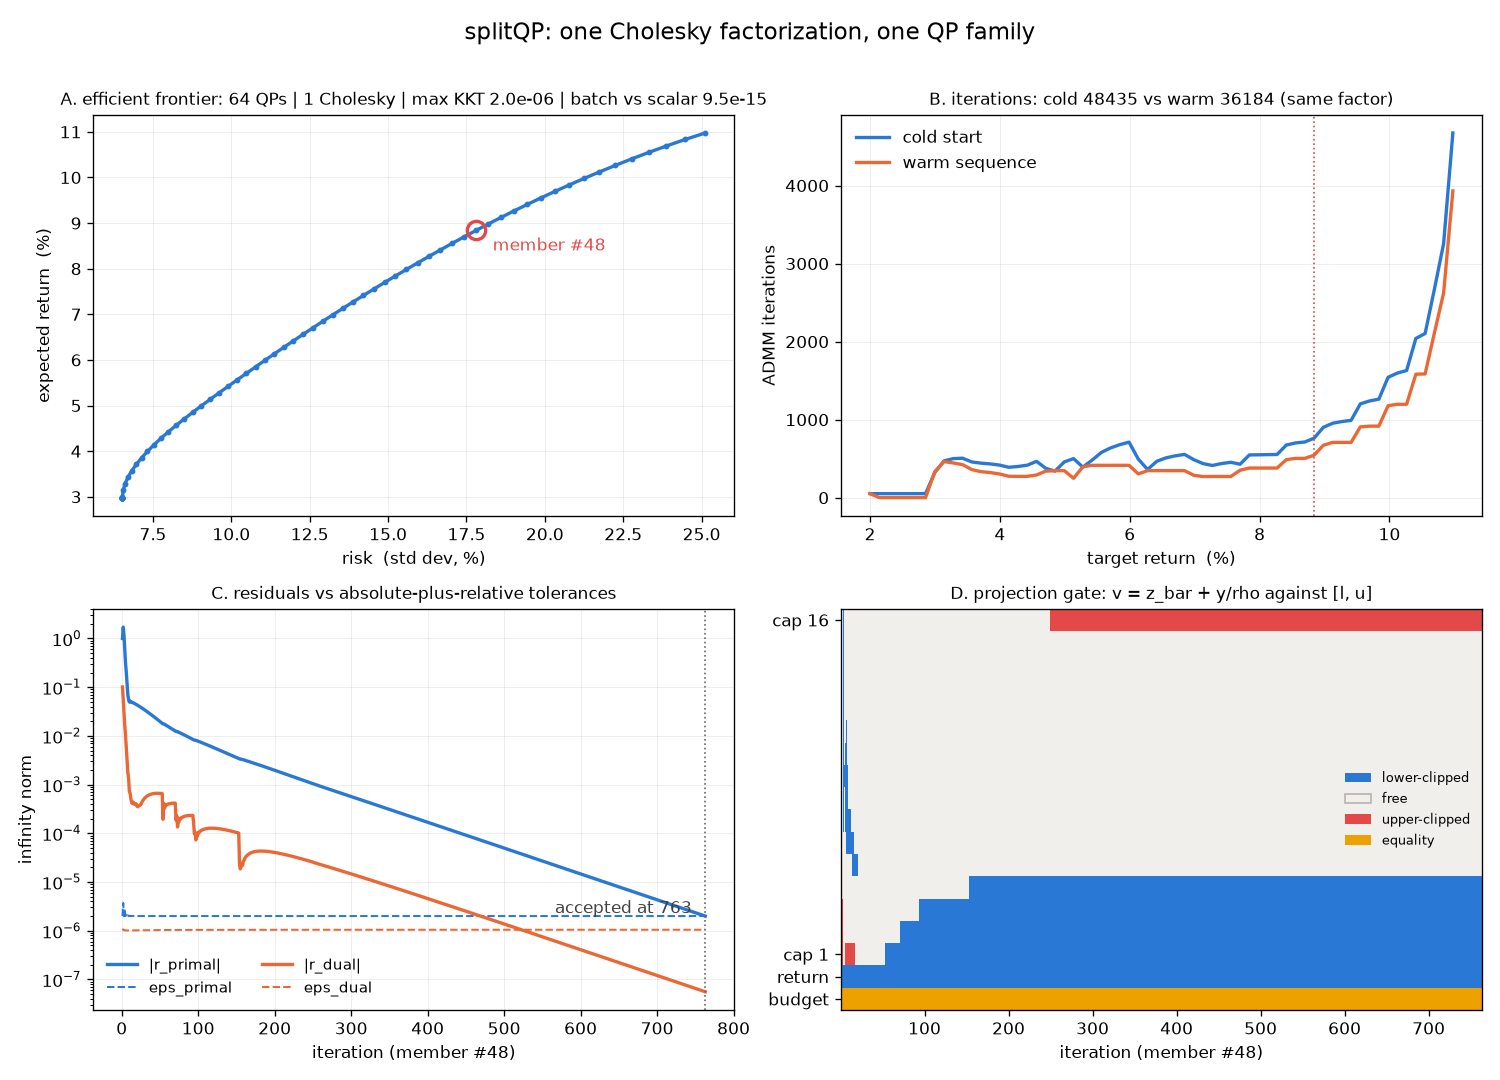

Generate this figure with Python:
"""splitQP demo: one Cholesky factorization prices a whole efficient frontier.

    uv run python portfolio.py --points 64

A fixed covariance matrix and constraint matrix define a family of Markowitz
QPs in which only the target-return bound changes.  setup() factors H once;
solve_batch, 64 cold scalar solves, a warm-started sweep, and a detailed traced
solve all reuse that factor.  Every printed claim is asserted before the
2x2 portfolio.png is written.
"""

import argparse
import os

import numpy as np
import jax

import matplotlib

matplotlib.use("Agg")  # non-interactive backend: write a PNG, open no window
import matplotlib.pyplot as plt
from matplotlib.colors import ListedColormap
from matplotlib.patches import Patch

import splitqp

parser = argparse.ArgumentParser()
parser.add_argument("--points", type=int, default=64, help="family size B")
B = parser.parse_args().points

# ------------------------------------------------------------- the QP family
# n assets with returns mu, exponentially correlated volatilities vol, and a
# position cap w_max.  Rows of A: budget (equality), target return (one-sided),
# then per-asset bounds; all data are explicit formulas, so the demo is
# deterministic.
n = 16
mu = np.linspace(0.02, 0.12, n)
vol = np.linspace(0.05, 0.30, n)
idx = np.arange(n)
Sigma = np.diag(vol) @ np.exp(-np.abs(idx[:, None] - idx[None, :]) / 8.0) @ np.diag(vol)
w_max = 0.30
A = np.vstack([np.ones(n), mu, np.eye(n)])
m = n + 2

# Highest return reachable under the caps (greedy top holdings), and B targets.
r_hi = mu[::-1][:3] @ np.full(3, w_max) + mu[::-1][3] * (1 - 3 * w_max)
targets = np.linspace(mu.min(), 0.98 * r_hi, B)
q = np.zeros((B, n))
l = np.tile(np.concatenate([[1.0, 0.0], np.zeros(n)]), (B, 1))
u = np.tile(np.concatenate([[1.0, np.inf], np.full(n, w_max)]), (B, 1))
l[:, 1] = targets  # the only entry that varies across the family

# ------------------------------------------------- solve everything, one factor
splitqp.factorizations = 0
cache = splitqp.setup(Sigma, A)  # the single Cholesky factorization
MAX_IT = 20000

batch = splitqp.solve_batch(cache, q, l, u, max_iter=MAX_IT)
jax.block_until_ready(batch)  # finish async device work before host reads

cold = [splitqp.solve(cache, q[i], l[i], u[i], max_iter=MAX_IT) for i in range(B)]

warm = []
state = None
for i in range(B):  # ascending targets, each started from the previous solution
    r = splitqp.solve(cache, q[i], l[i], u[i], init=state, max_iter=MAX_IT)
    warm.append(r)
    state = splitqp.State(r.x, r.z, r.y)

hi = (3 * B) // 4  # the family member shown in the detailed panels
detail = splitqp.solve(cache, q[hi], l[hi], u[hi], max_iter=MAX_IT, trace=True)

# ------------------------------------------- assert every claim, then print it
x = np.asarray(batch.x)  # one explicit host conversion for all plotting data
iters_batch = np.asarray(batch.iterations)
iters_cold = np.array([int(r.iterations) for r in cold])
iters_warm = np.array([int(r.iterations) for r in warm])
tr = detail.trace

assert bool(np.all(np.asarray(batch.converged)))
assert all(bool(r.converged) for r in cold + warm + [detail])
assert splitqp.factorizations == 1, "every solve above must reuse one factor"

max_kkt = max(float(np.max(np.asarray(batch.r_primal))),
              float(np.max(np.asarray(batch.r_dual))))
assert max_kkt < 1e-5

batch_vs_scalar = max(float(np.max(np.abs(x[i] - np.asarray(cold[i].x))))
                      for i in range(B))
assert batch_vs_scalar < 1e-8
assert np.array_equal(iters_batch, iters_cold), "frozen lanes must match scalar stops"

assert iters_warm.sum() < iters_cold.sum(), "warm starts must shorten the sweep"
assert int(detail.iterations) == int(iters_batch[hi])
returns = x @ mu
risks = np.sqrt(np.einsum("bi,ij,bj->b", x, Sigma, x))
assert np.all(returns >= targets - 1e-5) and np.all(np.diff(risks) > -1e-9)

print(f"{B} QPs, {splitqp.factorizations} factorization")
print(f"max KKT residual: {max_kkt:.2e}")
print(f"batch/scalar difference: {batch_vs_scalar:.2e}")
print(f"cold iterations vs warm sequence: {iters_cold.sum()} vs {iters_warm.sum()}")

# ------------------------------------------------------------------ the figure
BLUE, ORANGE, RED, YELLOW = "#2a78d6", "#eb6834", "#e34948", "#eda100"
fig, ((ax_a, ax_b), (ax_c, ax_d)) = plt.subplots(2, 2, figsize=(12.5, 9), dpi=120)
fig.suptitle("splitQP: one Cholesky factorization, one QP family", fontsize=14)

# A: the family has a visible result -- the efficient frontier.
ax_a.plot(100 * risks, 100 * returns, color=BLUE, lw=2, marker=".", ms=5)
ax_a.plot(100 * risks[hi], 100 * returns[hi], "o", ms=11, mfc="none", mec=RED, mew=2)
ax_a.annotate(f"member #{hi}", (100 * risks[hi], 100 * returns[hi]),
              textcoords="offset points", xytext=(10, -12), color=RED)
ax_a.set_xlabel("risk  (std dev, %)")
ax_a.set_ylabel("expected return  (%)")
ax_a.set_title(f"A. efficient frontier: {B} QPs | 1 Cholesky | "
               f"max KKT {max_kkt:.1e} | batch vs scalar {batch_vs_scalar:.1e}",
               fontsize=10)

# B: matrix work is reused by both curves; state is reused only by the warm one.
ax_b.plot(100 * targets, iters_cold, color=BLUE, lw=2, label="cold start")
ax_b.plot(100 * targets, iters_warm, color=ORANGE, lw=2, label="warm sequence")
ax_b.axvline(100 * targets[hi], color=RED, lw=1, ls=":")
ax_b.set_xlabel("target return  (%)")
ax_b.set_ylabel("ADMM iterations")
ax_b.set_title(f"B. iterations: cold {iters_cold.sum()} vs warm {iters_warm.sum()} "
               "(same factor)", fontsize=10)
ax_b.legend(frameon=False)

# C: stopping is visible -- residuals cross their moving tolerances.
its = tr.iteration
ax_c.semilogy(its, np.max(np.abs(tr.r_primal), axis=1), color=BLUE, lw=2,
              label="|r_primal|")
ax_c.semilogy(its, tr.eps_primal, color=BLUE, lw=1.2, ls="--", label="eps_primal")
ax_c.semilogy(its, np.max(np.abs(tr.r_dual), axis=1), color=ORANGE, lw=2,
              label="|r_dual|")
ax_c.semilogy(its, tr.eps_dual, color=ORANGE, lw=1.2, ls="--", label="eps_dual")
ax_c.axvline(int(detail.iterations), color="0.4", lw=1, ls=":")
ax_c.annotate(f"accepted at {int(detail.iterations)}",
              (int(detail.iterations), float(tr.eps_dual[-1])),
              textcoords="offset points", xytext=(-8, 10), ha="right", color="0.25")
ax_c.set_xlabel(f"iteration (member #{hi})")
ax_c.set_ylabel("infinity norm")
ax_c.set_title("C. residuals vs absolute-plus-relative tolerances", fontsize=10)
ax_c.legend(frameon=False, ncols=2, fontsize=9)

# D: clip is an observable gate -- where the pre-clip value v lands each step.
codes = np.ones(tr.v.shape, dtype=int)          # 1 = free
codes[tr.v < l[hi][None, :]] = 0                # lower-clipped
codes[tr.v > u[hi][None, :]] = 2                # upper-clipped
codes[:, l[hi] == u[hi]] = 3                    # equality row
gate_cmap = ListedColormap([BLUE, "#f0efec", RED, YELLOW])
ax_d.imshow(codes.T, aspect="auto", interpolation="nearest", origin="lower",
            cmap=gate_cmap, vmin=-0.5, vmax=3.5,
            extent=(0.5, codes.shape[0] + 0.5, -0.5, m - 0.5))
ax_d.set_yticks([0, 1, 2, m - 1], ["budget", "return", "cap 1", f"cap {n}"])
ax_d.set_xlabel(f"iteration (member #{hi})")
ax_d.set_title("D. projection gate: v = z_bar + y/rho against [l, u]", fontsize=10)
ax_d.legend(handles=[Patch(fc=BLUE, label="lower-clipped"),
                     Patch(fc="#f0efec", ec="0.7", label="free"),
                     Patch(fc=RED, label="upper-clipped"),
                     Patch(fc=YELLOW, label="equality")],
            frameon=False, fontsize=8, loc="center right")

for ax in (ax_a, ax_b, ax_c):
    ax.grid(alpha=0.25, lw=0.5)
fig.tight_layout(rect=(0, 0, 1, 0.97))
fig.savefig("portfolio.png")
assert os.path.getsize("portfolio.png") > 0
print("wrote portfolio.png")
